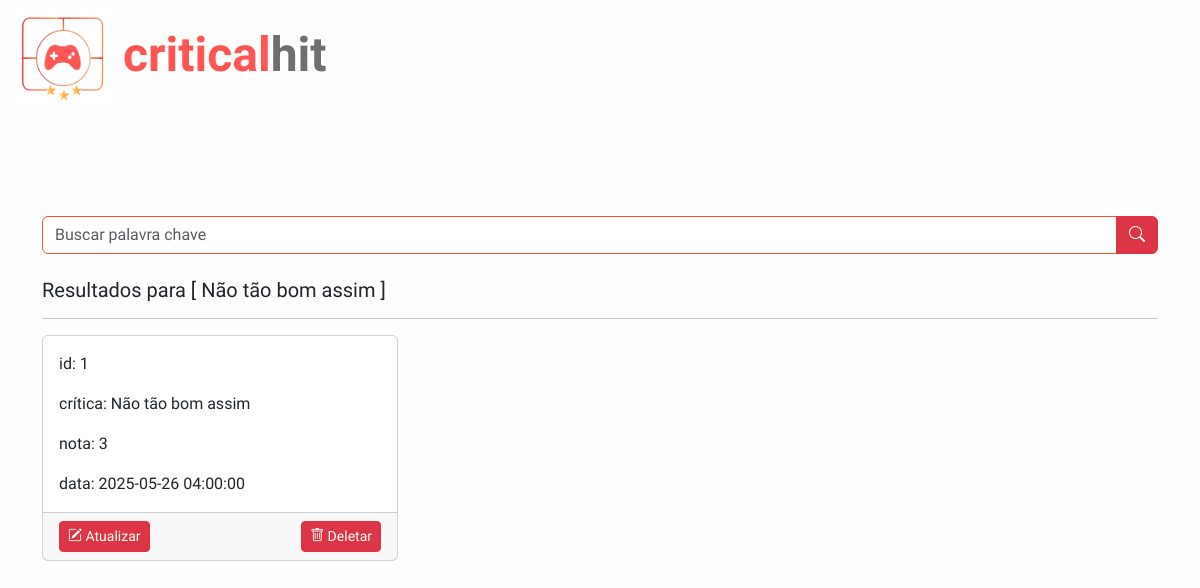
The app's page /busca.php?palavra=Não tão bom assim, older data.
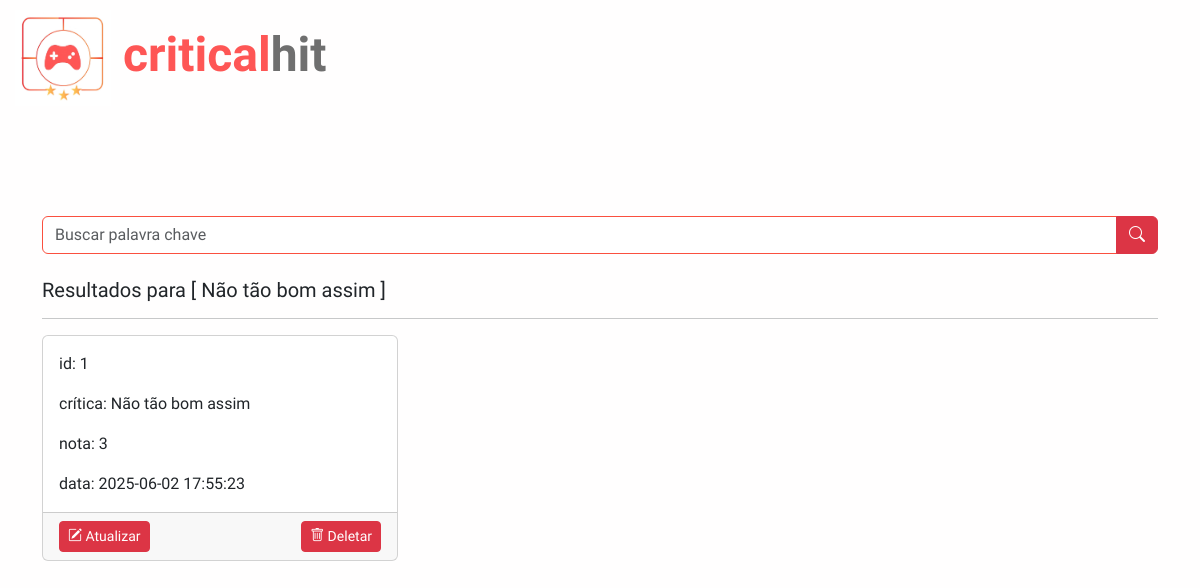
The same page, newer data.
### tables this page shows
CREATE TABLE `comentario` (
  `id_com` int(10) NOT NULL,
  `texto` varchar(1000) NOT NULL,
  `data` timestamp NOT NULL DEFAULT current_timestamp() ON UPDATE current_timestamp(),
  `nota_avaliacao` char(1) NOT NULL,
  `id_jogo` int(10) NOT NULL,
  `id_usuario` int(10) NOT NULL,
  `id_plataforma` int(5) NOT NULL
);

### busca.php (the view, shortened to what this page needs)
<?php
$host = "localhost";
$usuario = "root";
$senha = "";
$banco = "criticalhit";
$conn = new mysqli($host, $usuario, $senha, $banco);
?>
<!DOCTYPE html>
<html lang="pt-br">
<head>
    <link href="https://cdn.jsdelivr.net/npm/bootstrap@5.3.0/dist/css/bootstrap.min.css" rel="stylesheet">
    <link href="https://cdn.jsdelivr.net/npm/bootstrap-icons@1.10.5/font/bootstrap-icons.css" rel="stylesheet">
    <link rel="stylesheet" href="login.css">
</head>
<body class="p-4">
    <div class="container">
        <div class="logo mb-3">
            <img src="pictures/criticalogo.jpg" alt="CriticalHit" width="50"> <span>critical</span>hit
        </div>
        <form method="get" class="mb-4">
            <div class="input-group">
                <input type="text" class="form-control" name="palavra" placeholder="Buscar palavra chave" />
                <button type="submit" class="btn btn-danger">
                    <i class="bi bi-search"></i>
                </button>
            </div>
        </form>
        <?php
        $palavra = isset($_GET['palavra']) ? $conn->real_escape_string($_GET['palavra']) : '';
        if (!empty($palavra)) {
            echo "<h5>Resultados para [ " . htmlspecialchars($palavra) . " ]</span></h5><hr>";
            $sql = "SELECT * FROM comentario WHERE texto LIKE '%$palavra%'";
            $resultado = $conn->query($sql);
            if ($resultado->num_rows > 0) {
                echo '<div class="row">';
                while ($linha = $resultado->fetch_assoc()) {
                    ?>
                    <div class="col-md-6 col-lg-4 mb-4">
                        <div class="card h-100">
                            <div class="card-body">
                                <p class="card-text" > id: <?= nl2br(htmlspecialchars($linha['id_com'])) ?></p>
                                <p class="card-text">crítica: <?= nl2br(htmlspecialchars($linha['texto'])) ?></p>
                                <p class="card-text">nota: <?= nl2br(htmlspecialchars($linha['nota_avaliacao'])) ?></p>
                                <p class="card-text">data: <?= nl2br(htmlspecialchars($linha['data'])) ?></p>
                            </div>
                            <div class="card-footer d-flex justify-content-between">
                                <a href="/CriticalHit/atualizar.php?id_com=<?= $linha['id_com'] ?>" class="btn btn-sm btn-danger">
                                    <i class="bi bi-pencil-square"></i> Atualizar
                                </a>
                                <a href="/CriticalHit/deletar.php?id_com=<?= $linha['id_com'] ?>" class="btn btn-sm btn-danger" onclick="return confirm('Deseja realmente excluir esta crítica?')">
                                    <i class="bi bi-trash"></i> Deletar
                                </a>
                            </div>
                        </div>
                    </div>
                    <?php
                }
                echo '</div>';
            } else {
                echo "<p>Nenhuma crítica encontrada.</p>";
            }
        } else {
            echo "<p>Digite uma palavra para buscar.</p>";
        }
        ?>
    </div>
</body>
</html>

### login.css (style rules this page uses)
* { font-family: 'Rambla'; }
body { display: flex; align-items: center; justify-content: center; column-gap: normal; height: 100vh; background-color: #fffefe; }
.logo { position: absolute; top: 10px; left: 15px; font-size: 3rem; font-weight: bold; color: #6f6f6f; }
.logo img { width: 6rem; height: 6rem; }
.logo span { color: #fe5655; }
input.form-control { border-color: #fa503f; }

Row changes from the older to the newer data that the page shows:
changed comentario "Não tão bom assim": data "2025-05-26 04:00:00" → "2025-06-02 17:55:23"
